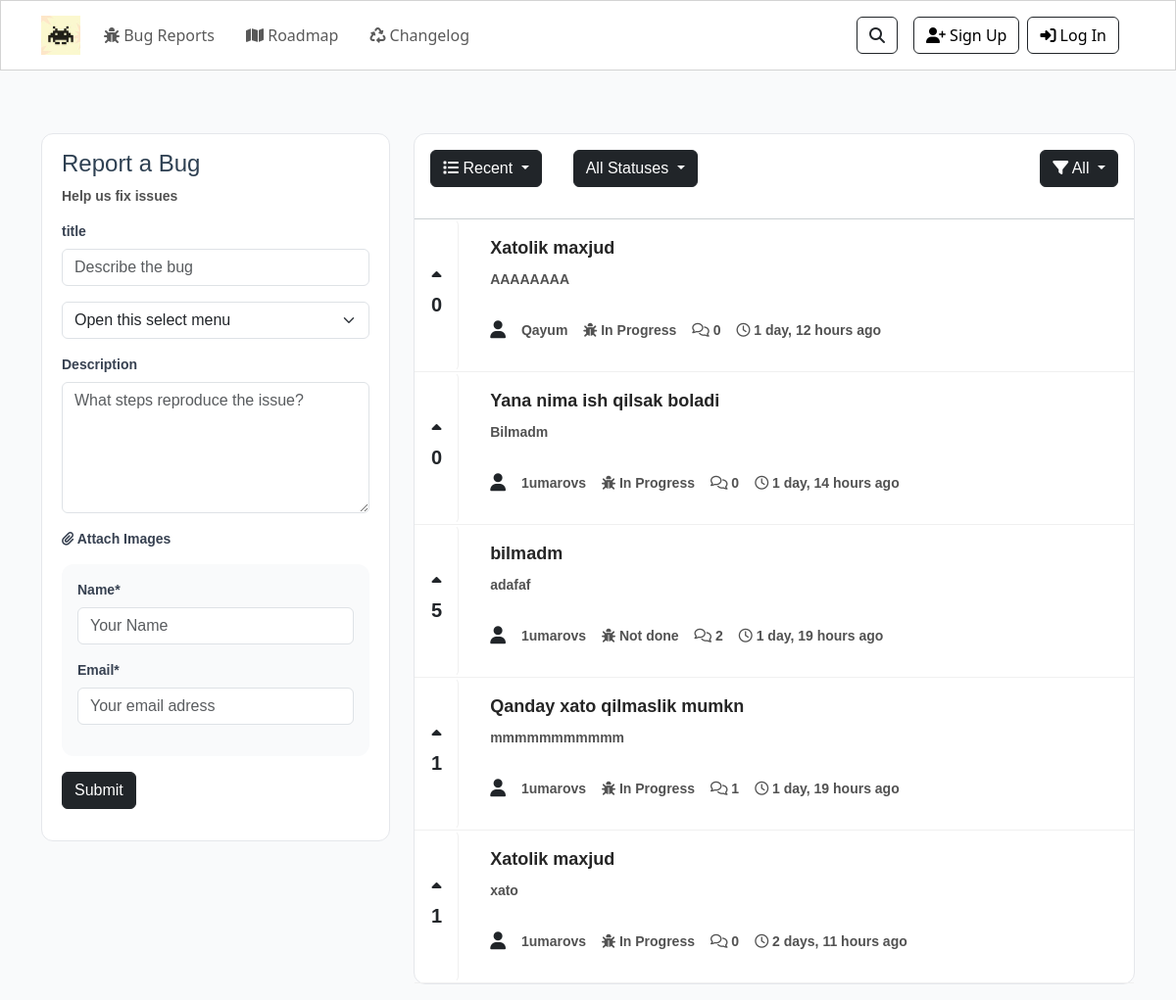
/, run on an earlier commit of the app's database.
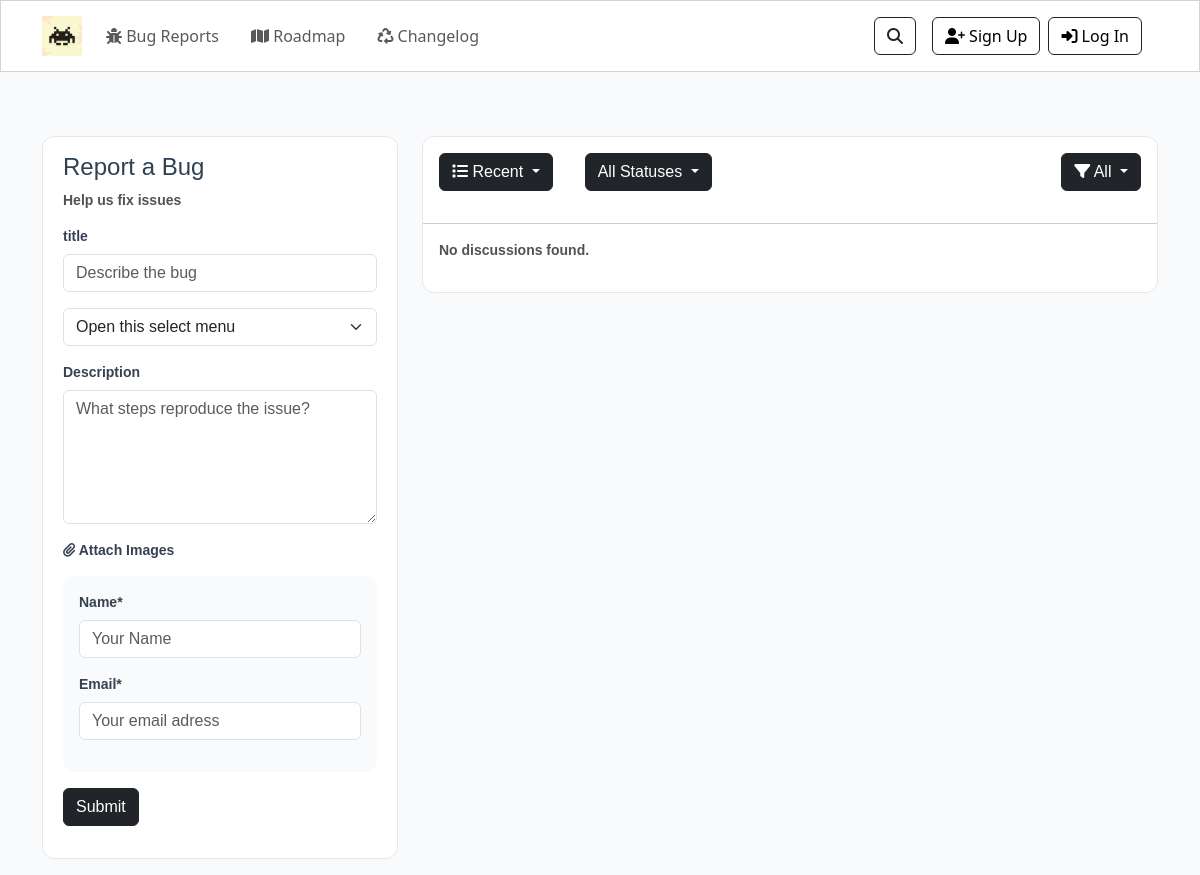
And on a later commit of the database.
### main/models.py (models this page shows, shortened)
class discussion(models.Model):
    title = models.CharField(max_length=100)
    category = models.ForeignKey(category, on_delete=models.CASCADE, related_name='discussions')
    author = models.ForeignKey(User, on_delete=models.CASCADE, related_name='user_discussions' , blank=True, null=True)
    author2 = models.CharField(max_length=100, blank=True, null=True)
    content = models.TextField()
    img = models.ImageField(upload_to='discussion_images/', blank=True, null=True)
    created_at = models.DateTimeField(auto_now_add=True)
    vote_count = models.IntegerField(default=0)
    def discussions_comments_count(self):
        return self.comments.aggregate(count=Count('id'))['count']
    class Meta:
        verbose_name_plural = 'Discussions'
        ordering = ['-created_at']

class category(models.Model):
    name = models.CharField(max_length=100)
    slug = models.SlugField(unique=True)
    class Meta:
        verbose_name_plural = 'Categories'
        ordering = ['name']

### main/views.py (the view, shortened to what this page needs)
# urls.py: path('', views.home, name='home'),
def home(request):
    categories = category.objects.all()
    discuss = request.POST.get('discuss')
    content = request.POST.get('content')
    category_id = request.POST.get('category')
    name = request.POST.get('name')
    image = request.FILES.get('image')
    filter_type = request.GET.get('filter', 'recent')
    extra_filter = request.GET.get('extra_filter', '').lower()
    search_query = request.GET.get('search', '').strip()
    discussions = discussion.objects.select_related('category', 'author')
    if filter_type == 'most_discussed':
        discussions = discussions.annotate(num_comments=Count('comments')).order_by('-num_comments', '-created_at')
    elif filter_type == 'most_votes':
        discussions = discussions.order_by('-vote_count', '-created_at')
    else:  # default: recent
        discussions = discussions.order_by('-created_at')
    if extra_filter == 'my_ideas' and request.user.is_authenticated:
        discussions = discussions.filter(author=request.user)
    elif extra_filter == 'my_ideas':
        discussions = discussions.none()
    discussions = discussions.prefetch_related('comments')
    paginator = Paginator(discussions, 7)
    page_number = request.GET.get('page')
    discussions_page = paginator.get_page(page_number)
    voted_set = set()
    for d in discussions_page:
        if request.user.is_authenticated:
            key = f'voted_{request.user.id}_{d.id}'
        else:
            if not request.session.session_key:
                request.session.create()
            key = f'voted_{request.session.session_key}_{d.id}'
        if request.session.get(key):
            voted_set.add(d.id)
    context = {
        'categories': categories,
        'discussions': discussions_page,
        'voted_set': voted_set,
        'current_filter': filter_type,
        'extra_filter': extra_filter,
        'search_query': search_query,
    }
    return render(request, 'index.html', context)

### templates/index.html (shortened to what the changed rows need)
{% extends "base.html" %}
{% load static %}
{% block content %}
{% load humanize %}
    <section class="form-discuss mt-5">
        <div class="container">
            <div class="row">
                <div class="col-lg-8 col-md-12 col-sm-12 py-3">
                    <div class="discuss cards p-0">
                        <div class="lists w-100" style = "height:100%!important">
                            {% for discuss in discussions %}
                            <div class="list d-flex">
                                <form class="vote-form d-flex flex-column justify-content-center" method="post" action="{% url 'main:toggle_vote' discuss.id %}">
                                    <button type="submit" class="vote-btn d-flex flex-column h-100 m-0 p-3 btn">
                                        {% if discuss.id in voted_set %}
                                            <i class="fas fa-caret-up text-info"></i>
                                            <h3 class="counter text-info">{{ discuss.vote_count }}</h3>
                                        {% else %}
                                            <i class="fas fa-caret-up"></i>
                                            <h3 class="counter">{{ discuss.vote_count }}</h3>
                                        {% endif %}
                                    </button>
                                </form>
                                <div class="content flex-grow-1 ms-3">
                                    <a href="{% url 'main:discussion_detail' discuss.id %}" class="link text-decoration-none text-dark">
                                        <div class="desp-body p-3">
                                            <h5 class="desp-title">{{ discuss.title }}</h5>
                                            <p class="desp">{{ discuss.content|truncatechars:200 }}</p>
                                        </div>
                                        <div class="user-profile p-3 d-flex gap-3">
                                            <i class="fas fa-user"></i>
                                            <p>
                                                {% if discuss.author %}
                                                    {{ discuss.author.username }}
                                                {% else %}
                                                    {{ discuss.author2 }}
                                                {% endif %}
                                            </p>
                                            <p><i class="fas fa-bug"></i> {{ discuss.category.name }}</p>
                                            <p><i class="far fa-comments"></i> {{ discuss.discussions_comments_count }}</p>
                                            <p> <i class="far fa-clock"></i> {{ discuss.created_at|naturaltime }}</p>
                                        </div>
                                    </a>
                                </div>
                            </div>
                            {% empty %}
                            <p class= "p-3">No discussions found.</p>
                            {% endfor %}
                        </div>
                    </div>
                </div>
            </div>
        </div>
    </section>
{% endblock content %}

What changed in the data, as far as the page shows it:
removed discussion: vote_count "0", title "Xatolik maxjud", content "AAAAAAAA", author2 "Qayum", category.name "In Progress", discussions_comments_count "0", created_at "1 day, 12 hours ago"
removed discussion: vote_count "0", title "Yana nima ish qilsak boladi", content "Bilmadm", author.username "1umarovs", category.name "In Progress", discussions_comments_count "0", created_at "1 day, 14 hours ago"
removed discussion: vote_count "5", title "bilmadm", content "adafaf", author.username "1umarovs", category.name "Not done", discussions_comments_count "2", created_at "1 day, 19 hours ago"
removed discussion: vote_count "1", title "Qanday xato qilmaslik mumkn", content "mmmmmmmmmmm", author.username "1umarovs", category.name "In Progress", discussions_comments_count "1", created_at "1 day, 19 hours ago"
removed discussion: vote_count "1", title "Xatolik maxjud", content "xato", author.username "1umarovs", category.name "In Progress", discussions_comments_count "0", created_at "2 days, 11 hours ago"
Also different on the page:
text now shown: "No discussions found."
